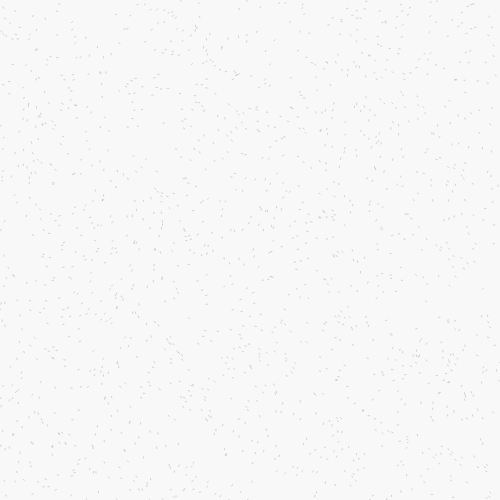
Frame 1 (no input)
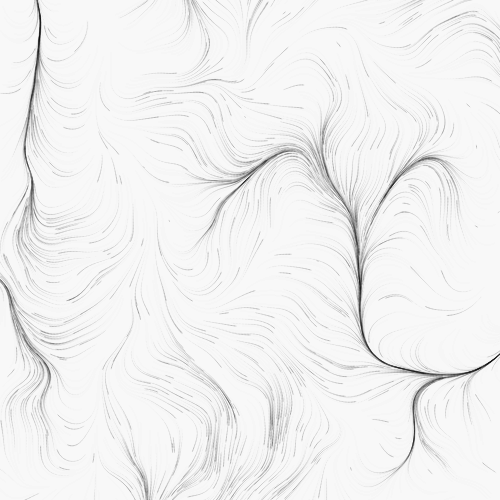
Frame 60 (no input)
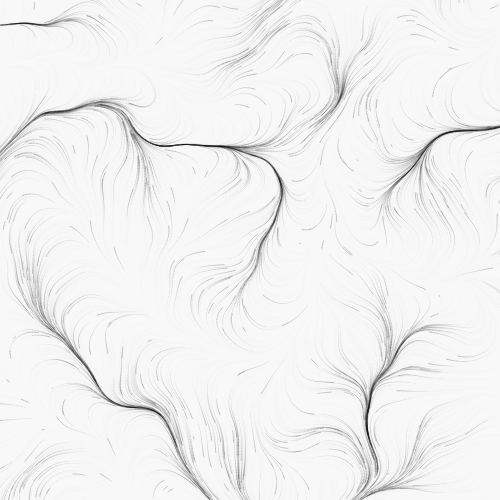
Frame 120 (the mouse pressed at the canvas centre since frame 60)

The p5.js sketch that drew these frames (run headless with seeded random() and noise() and a simulated clock; from frame 60 on, the mouse is pressed at the canvas centre):

// p5.js sketch
// ── sketch.js
// 플로우필드 — 펄린 노이즈 벡터장 위 입자들의 검은 자취. 클릭: 새 장
const NP = 1500, NOISE_SC = 0.0045, SPEED = 1.5;
let particles = [];

function setup() {
  createCanvas(500, 500);
  reset();
}

function reset() {
  noiseSeed(floor(random(1e9)));
  background(248);
  particles = [];
  for (let i = 0; i < NP; i++) spawn();
}

function spawn() {
  particles.push({ x: random(width), y: random(height), life: random(100, 400) });
}

function draw() {
  // 잔상: 아주 옅게 흰색으로 덮는다
  noStroke();
  fill(248, 12);
  rect(0, 0, width, height);

  stroke(0, 40);
  strokeWeight(1);
  for (const p of particles) {
    const a = noise(p.x * NOISE_SC, p.y * NOISE_SC) * TWO_PI * 2.6;
    const nx = p.x + cos(a) * SPEED;
    const ny = p.y + sin(a) * SPEED;
    line(p.x, p.y, nx, ny);
    p.x = nx; p.y = ny;
    p.life--;
    if (p.life <= 0 || p.x < 0 || p.x > width || p.y < 0 || p.y > height) {
      p.x = random(width); p.y = random(height); p.life = random(100, 400);
    }
  }
}

function mousePressed() {
  if (mouseX >= 0 && mouseX < width && mouseY >= 0 && mouseY < height) reset();
}
